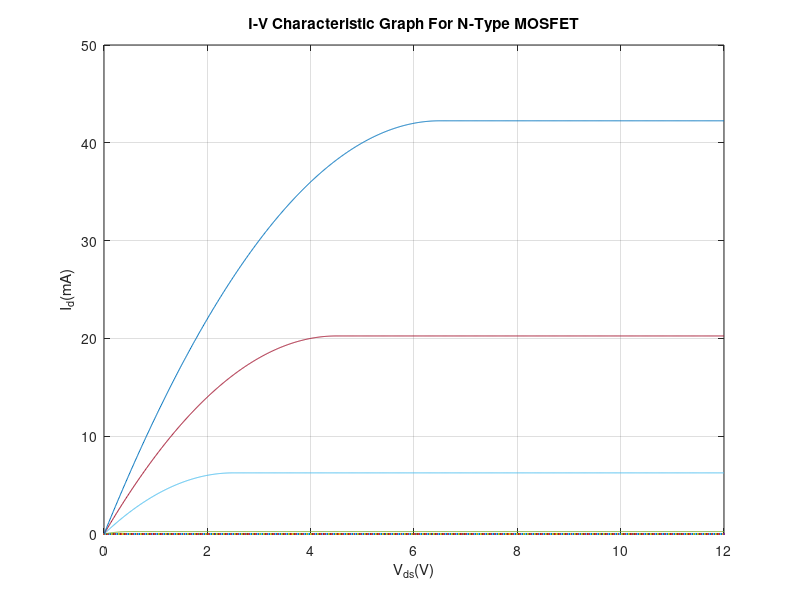

Here is the MATLAB script that generated this plot:
vt=1.5;
kn=1;
vds=0:0.01:12;
vgs=0:2:8;
for i=1:length(vgs)
if(vgs(i)<vt)
    id=0;
else
for j=1:length(vds)
        if(vds(j)<vgs(i)-vt)
            id(j)=kn*vds(j)*(2*(vgs(i)-vt)-vds(j));
        else
            id(j)=kn*(vgs(i)-vt)*(vgs(i)-vt);
        end
end
end
    plot(vds,id);hold on;
end
xlabel('V_d_s(V)');
ylabel('I_d(mA)');
title('I-V Characteristic Graph For N-Type MOSFET');
grid on;    